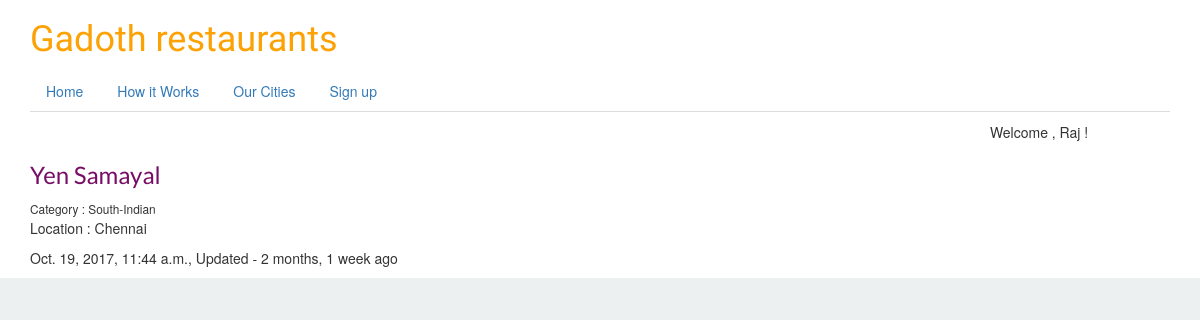
Page /restaurants/yen-samayal/ on the committed database.
### restaurants/models.py (models this page shows, shortened)
class restaurantLocations(models.Model):
    name        = models.CharField(max_length=120)
    location    = models.CharField(max_length=120,null=True,blank=True)
    category    = models.CharField(max_length=120,null=True,blank=True)
    created     = models.DateTimeField(auto_now_add=True,blank=True)
    modified    = models.DateTimeField(auto_now=True)
    slug        = models.SlugField(null=True,blank=True)

### restaurants/views.py (the view)
# urls.py: url(r'^restaurants/(?P<slug>[\w-]+)/$', restaurantDetailview.as_view()),
class restaurantDetailview(DetailView):
    queryset = restaurantLocations.objects.all()
    template_name = 'restaurants/restaurants_detail.html'

### restaurants/templates/restaurants/restaurants_detail.html (shortened to what this page needs)
{% extends 'base.html' %}
{% block page %}
<h3> {{ object.name }} </h3>
<small> Category : {{ object.category }} </small>
<p>Location : {{ object.location }}</p>
<p>{{ object.created }}, Updated - {{ object.modified | timesince }} ago </p>
{% endblock %}

### static/css/style.css (style rules this page uses)
html { background-color: #ecf0f1; }
h3 { color: #770d66; font-family: 'Lato'; }

### rows in the picture
restaurantLocations: name "Yen Samayal", category "South-Indian", location "Chennai", created "Oct. 19, 2017, 11:44 a.m.", modified "2 months, 1 week"

### other values in the picture
{{ greetings }} "Welcome"
{{ person|default:"friend" }} "Raj"
